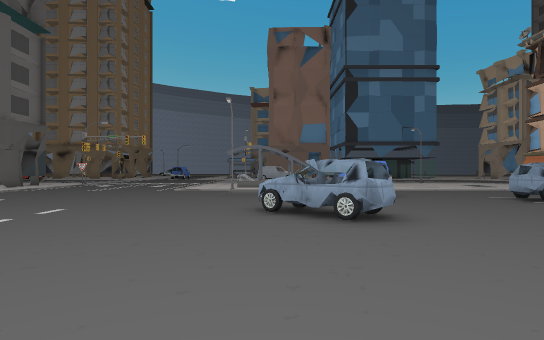
view 1 (above)

24 first-person views from a walk through a level from a Godot 3-D game. The camera is 1.5 m above the floor, looks level and sees 80° across. The floor is counted in squares, 2 m on a side. Each view is taken from the middle of a square. On the plan, view 1 faces up. The plan holds only what a view shows up to about 11 squares ahead; the rest is blank. The place goes on beyond the plan. Some surface patterns are stand-ins.

view 2
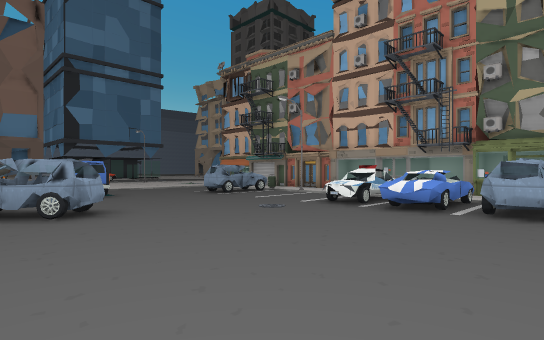

view 3
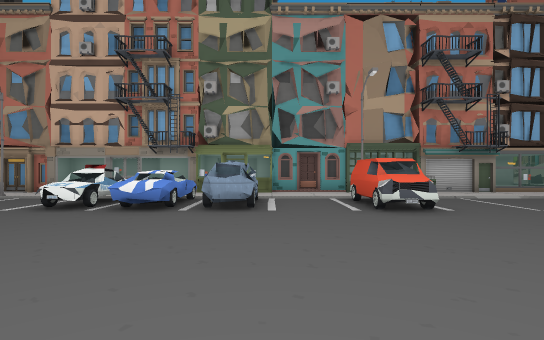

view 4
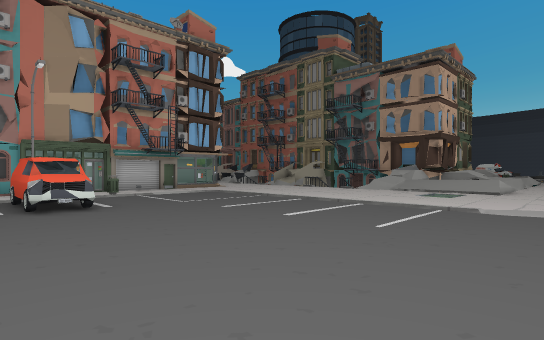

view 5
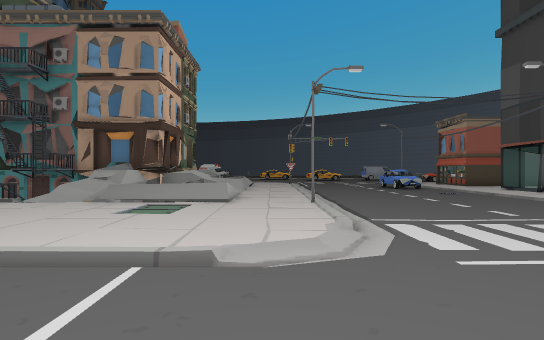

view 6
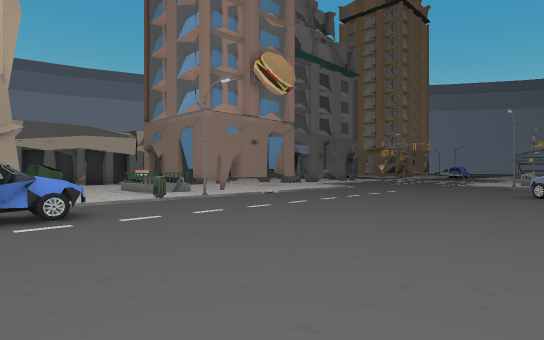

view 7
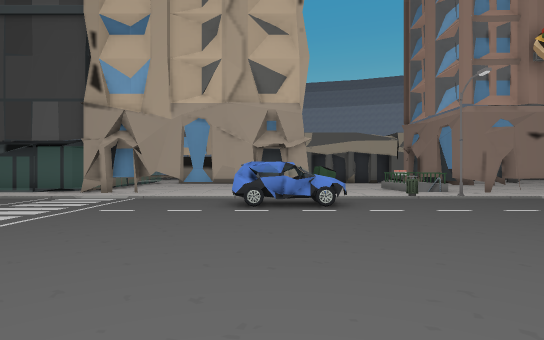

view 8
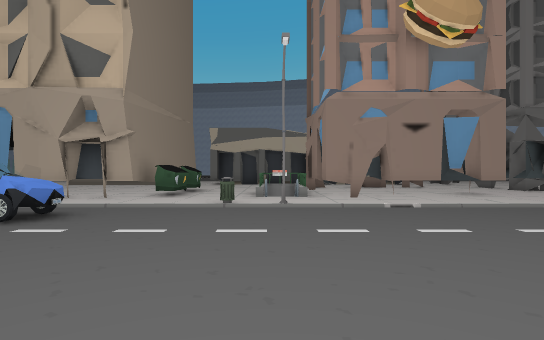

view 9
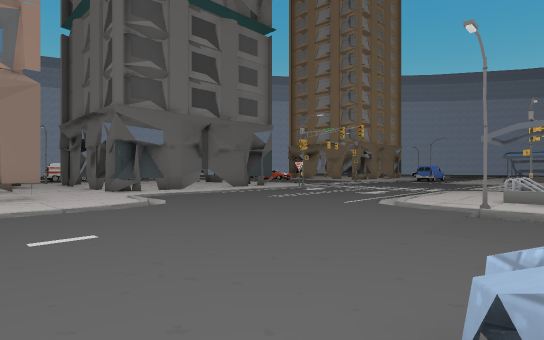

view 10
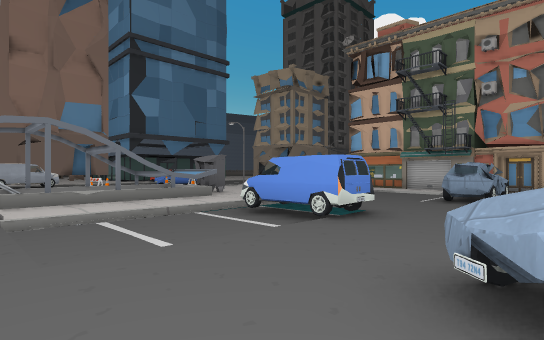

view 11
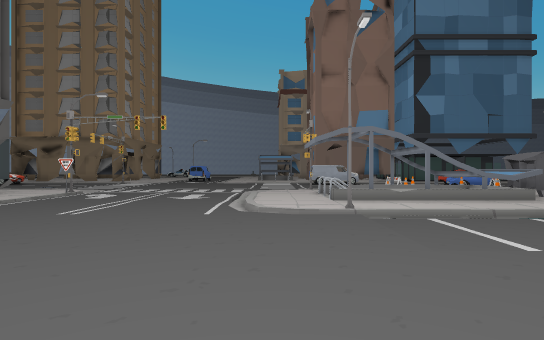

view 12
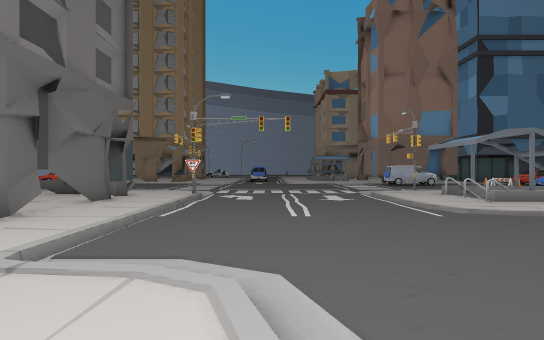

view 13
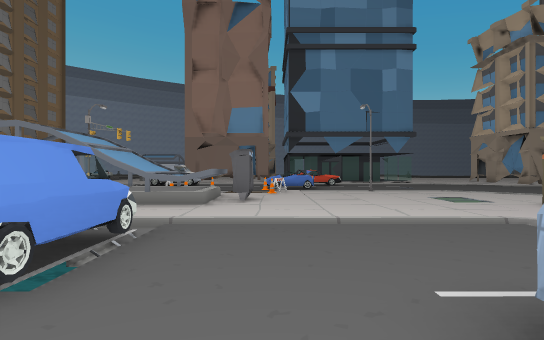

view 14
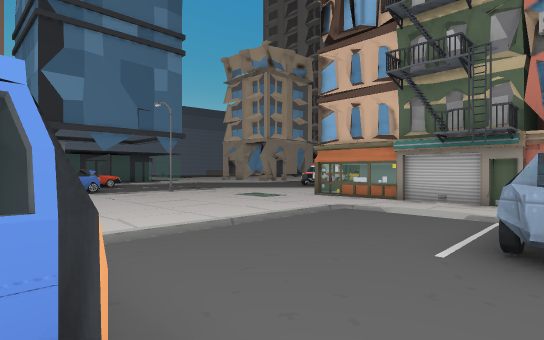

view 15
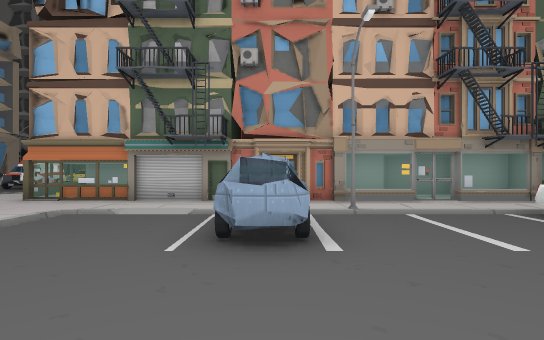

view 16
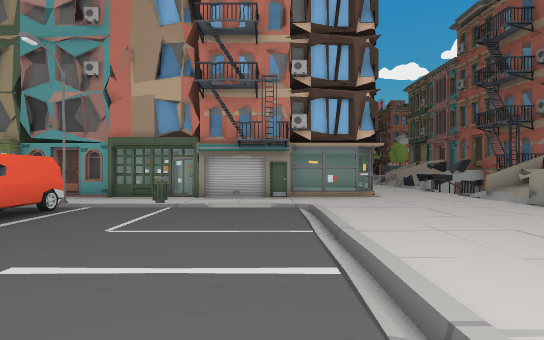

view 17
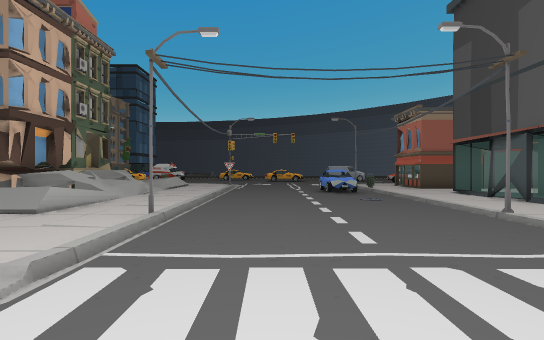

view 18
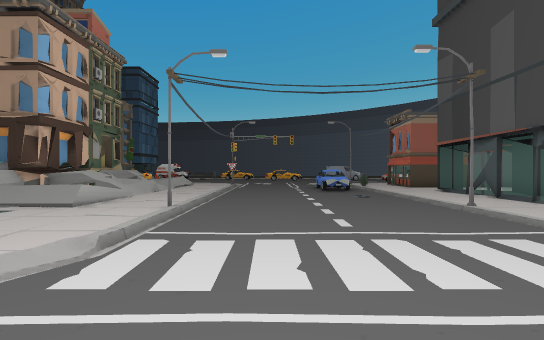

view 19
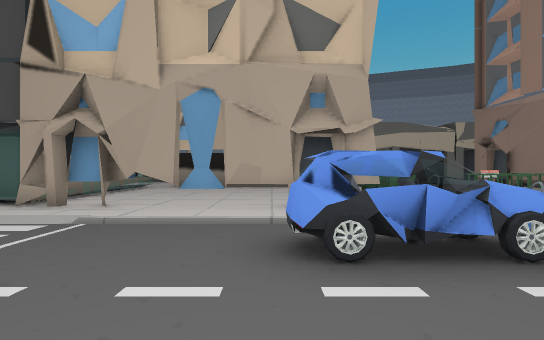

view 20
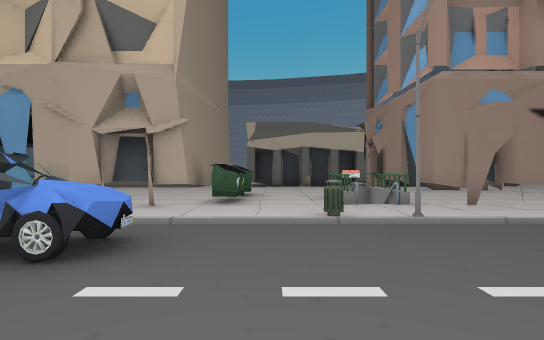

view 21
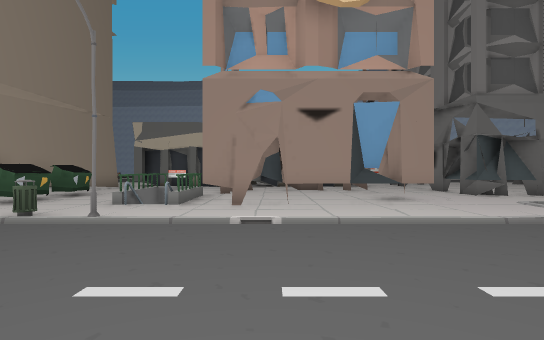

view 22
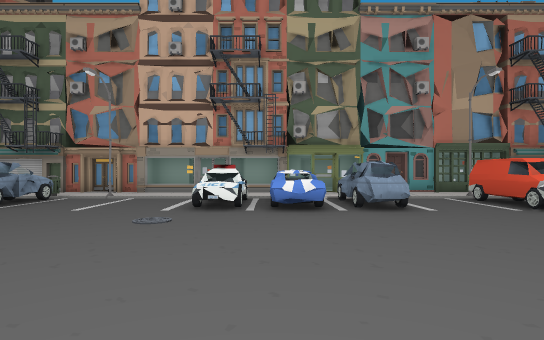

view 23
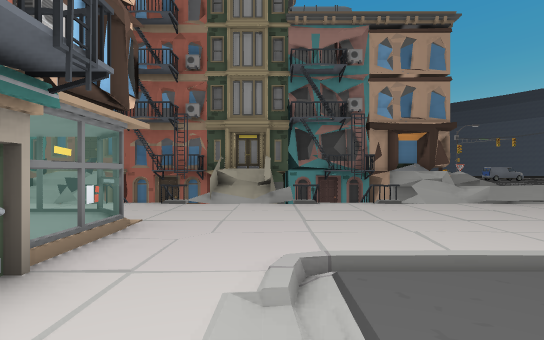

view 24
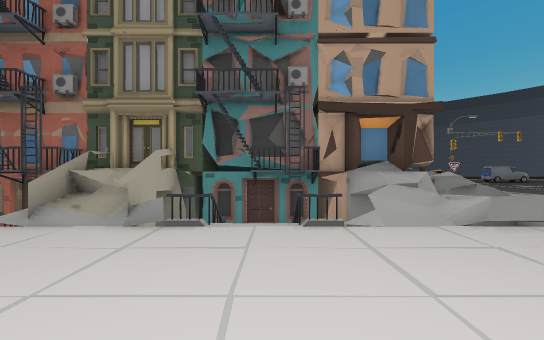

### Floor plan
Key: @ floor where view 1 was taken; # wall or solid block; x gap in a wall; . main floor; - floor 0.25 m lower than the main floor; _ floor 1.5 m lower than the main floor; / step, stairs or slope; = window, fence, low wall or low ledge; ≈ water the walk keeps out of; ^ raised ledge; C car; B bin; O other object.
Columns run from 13 left of view 1 to 13 right of it. Each row starts with its distance up from view 1.
 18               OO  O........
 17  ......../..  =  .O........
 16  #../..../..#### ≈.........
 15  #../..../..###  ≈........
 14  #../..../..###x#.......#==
 13  #../....//.............# #
 12  #../.....-#///////////.=
 11  #../.......----^...../.#
 10  #../.......----#...../.#
  9 ##../.......////#...../.#
  8 ......-............CCCO.#
  7 ....../.............../.#
  6   ###./......CC......./.#
  5     #./.......CC....../.#
  4     #./.............../.#
  3    ##./............CCC/.#
  2 #####./............^^^/.#
  1 ..###./............^^^ .#
  0   ###./......@.....CCC/.#
 -1 ......B.............../.#
 -2 ....../.............../.#
 -3 .###../............^###.#
 -4  ####./.C..........^##..#
 -5     #./.C.............B.#
 -6     #./.C............./.#
 -7     #./.............../.#
 -8     #./.............../.#
 -9     #./.....//////////..#
-10     #./...../...........##
-11 #####./...../............##
-12   # #./...../..............
-13   ###.#.....#... ..........
-14     #......./.==_=/#/##=#/#
-15     #......./.x  = #/#=##/#
-16   ###......././ ###########
-17   ###.......////##
-18    ##......./.=/#
-19     ....C.../// #

Positions as (right, up) in squares from view 1, and headings:
1: (0, 0), facing up
2: (0, -1), facing up-right
3: (0, -1), facing right
4: (-1, -2), facing down-right
5: (0, -6), facing down
6: (1, -5), facing up-left
7: (2, -5), facing left
8: (0, 0), facing left
9: (0, 5), facing up-left
10: (-2, 6), facing up-right
11: (-3, 6), facing up
12: (-7, 6), facing up
13: (5, 7), facing up
14: (3, 8), facing up-right
15: (3, 8), facing right
16: (2, -8), facing right
17: (-3, -8), facing down
18: (-3, -7), facing down
19: (-2, -6), facing left
20: (-2, -2), facing left
21: (-2, 3), facing left
22: (0, 2), facing right
23: (9, -6), facing down
24: (7, -9), facing down
